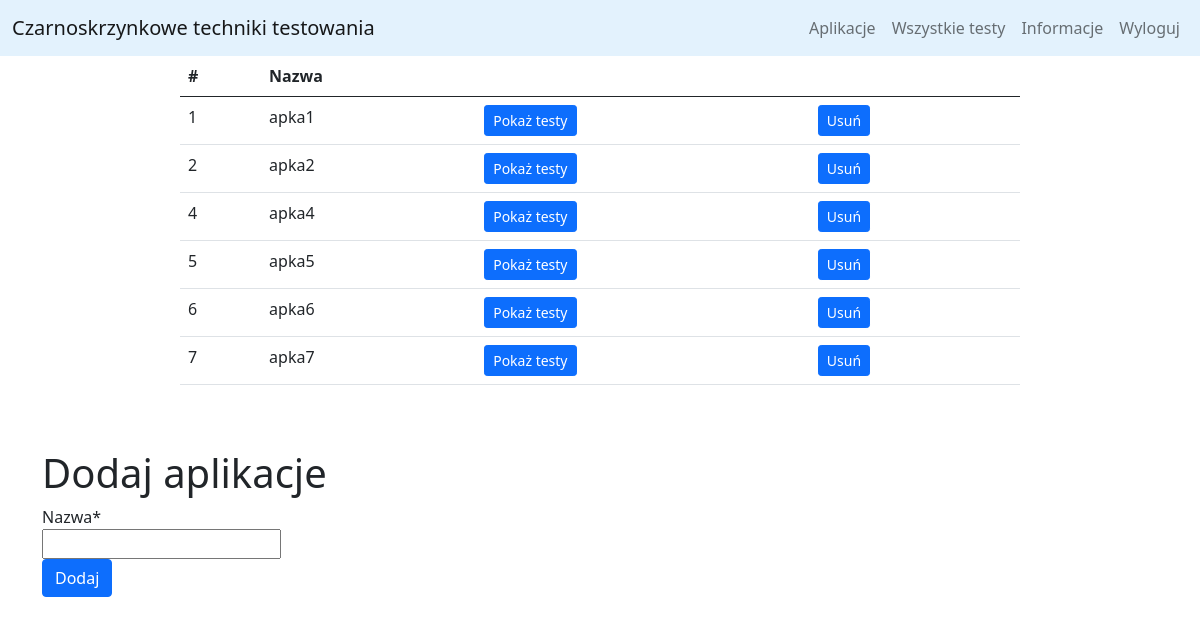
The page /apptesting/show_applications (signed in) on the database its author committed.
### mysite/models.py (models this page shows)
class Application(models.Model):
    owner = models.ForeignKey(User, on_delete=models.CASCADE)
    name = models.CharField(max_length=200)

### mysite/views.py (the view)
# urls.py: path("show_applications", views.show_applications, name="show_applications"),
def show_applications(request):
    if request.user.is_authenticated:
        if request.method == "POST":
            form = NewApplicationForm(request.POST)
            if form.is_valid():
                n = form.cleaned_data['name']
                Application.objects.create(owner=request.user, name=n)
                return redirect(reverse('mysite:show_applications'))
        form = NewApplicationForm()
        user_apps = Application.objects.filter(owner=request.user)
        return render(request, template_name='mysite/applications.html', context={'form': form, 'apps': user_apps})
    return redirect('mysite:home')

### mysite/forms.py
class NewApplicationForm(forms.Form):
	name = forms.CharField(label='Nazwa', max_length=200)

### mysite/templates/mysite/applications.html
{% extends "mysite/add_application.html" %}
{% block tables %}
<div class="d-flex justify-content-center">
<table class="table table-hover" style="width: 70%;">
    <thead>
      <tr>
        <th scope="col">#</th>
        <th scope="col">Nazwa</th>
        <th></th>
        <th></th>
      </tr>
    </thead>
    <tbody>
        {% for app in apps %}
         <tr>
            <td>{{app.id}}</td>
            <td>{{app.name}}</td>
            <td>
              <a href="/19_lada/apptesting/apptesting/show_tests/{{app.id}}"><button type="button" class="btn btn-primary btn-sm">Pokaż testy</button></a>
            </td>
            <td>
              <a href="/19_lada/apptesting/apptesting/delete_application/{{app.id}}"><button type="button" class="btn btn-primary btn-sm">Usuń</button></a>
            </td>
         </tr>
        {% endfor %}
    </tbody>
</table>
</div>
{% endblock %}

### rows shown on the page
Application: id "1", name "apka1"
Application: id "2", name "apka2"
Application: id "4", name "apka4"
Application: id "5", name "apka5"
Application: id "6", name "apka6"
Application: id "7", name "apka7"
